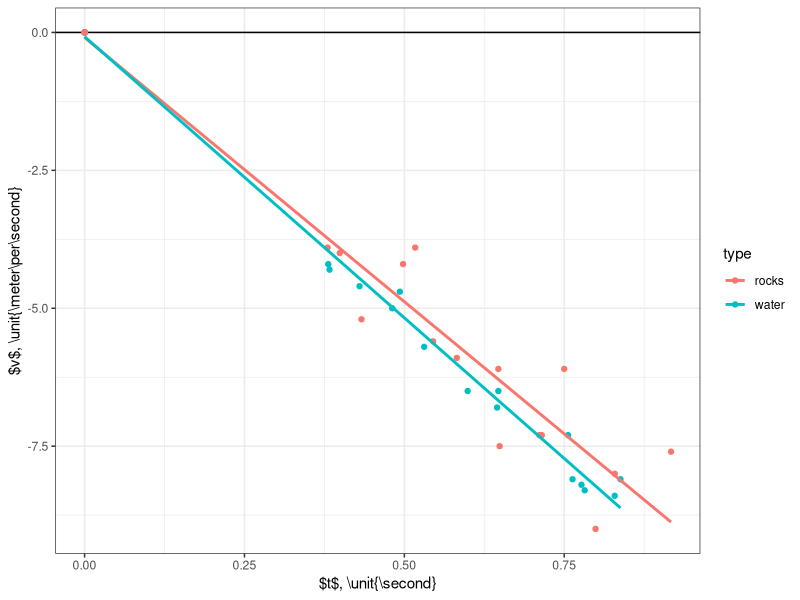

Write the R code that produced this figure.
library(ggplot2)
library(dplyr)

raw <- read.csv('velocity.csv',header=TRUE)
grouped <- dplyr::group_by(raw,type)

# make plot
fig <- ggplot(raw, aes(t, v_ms, colour=type)) +
    geom_hline(yintercept=0) +
    geom_point() +
    geom_smooth(method="lm",se=FALSE)+
    xlab('$t$, \\unit{\\second}')+
    ylab('$v$, \\unit{\\meter\\per\\second}')+
    theme_bw()

# print stats for linear fits
print(summary(lm(v_ms~t,filter(raw,type=='water'))))
print(summary(lm(v_ms~t,filter(raw,type=='rocks'))))

# use ANOVA to check if differences are significant
model1 <- lm(v_ms~t, data=raw)
model2 <- lm(v_ms~t+type, data=raw)
print(anova(model1,model2))


